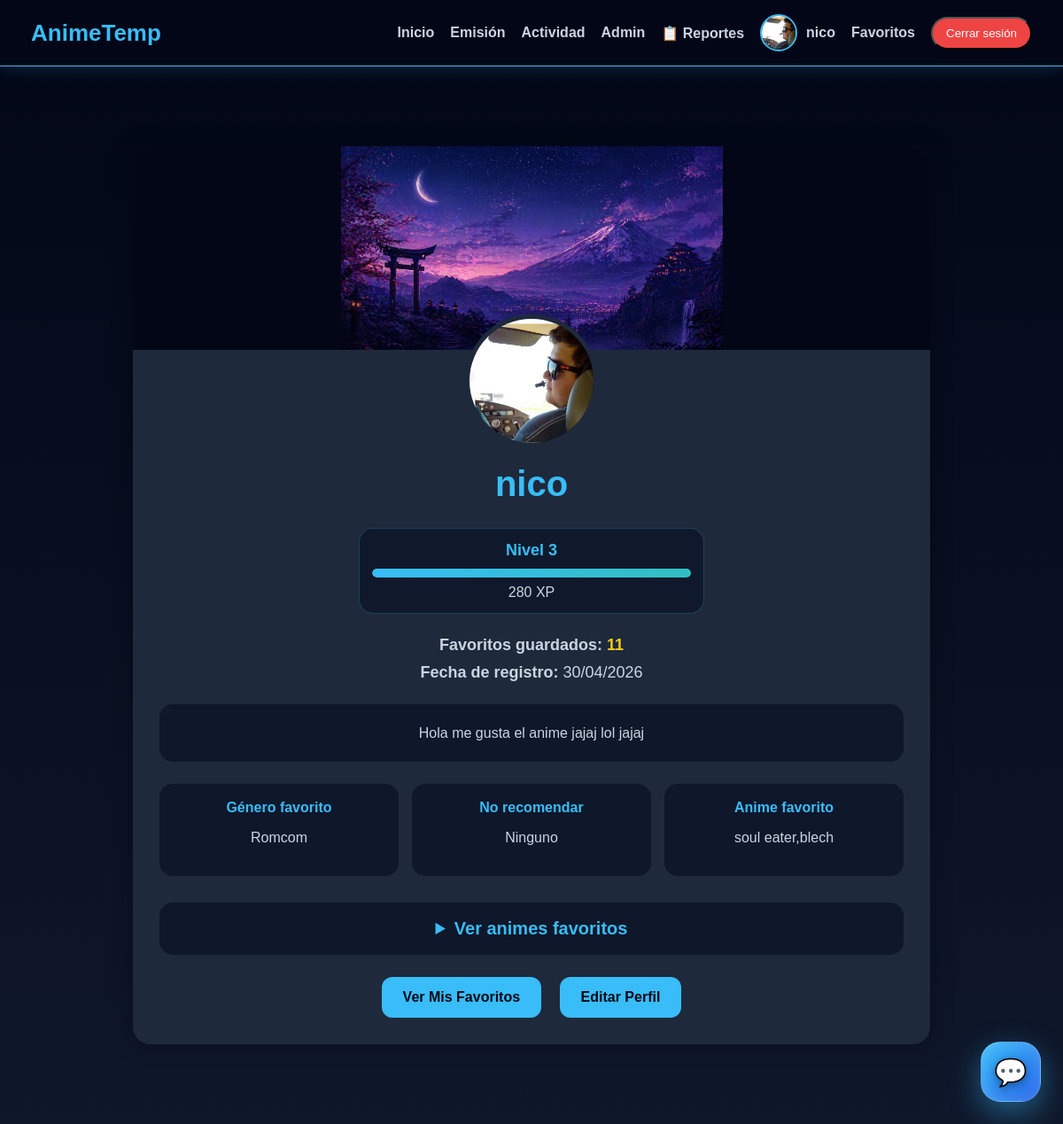
Page /perfil/ (signed in) on the committed database.
### catalogo/models.py (models this page shows, shortened)
class PerfilUsuario(models.Model):
    usuario = models.OneToOneField(User, on_delete=models.CASCADE)
    ROLES_NEXUS = [
    ("usuario", "Usuario"),
    ("vip", "VIP"),
    ("helper", "Helper"),
    ("mod", "Moderador"),
    ("admin", "Admin"),
    ("owner", "Owner"),
   ]
    rol_nexus = models.CharField(
    max_length=20,
    choices=ROLES_NEXUS,
    default="usuario"
    )
    foto_perfil = models.ImageField(
        upload_to="perfiles/fotos/",
        blank=True,
        null=True
    )
    fondo_perfil = models.ImageField(
        upload_to="perfiles/fondos/",
        blank=True,
        null=True
    )
    bio = models.TextField(blank=True, null=True)
    genero_favorito = models.CharField(
        max_length=100,
        blank=True,
        null=True
    )
    genero_no_recomendado = models.CharField(
        max_length=100,
        blank=True,
        null=True
    )
    anime_favorito = models.CharField(
        max_length=200,
        blank=True,
        null=True
    )
    experiencia = models.IntegerField(default=0)
    nivel = models.IntegerField(default=1)
    ultimo_online = models.DateTimeField(
    null=True,
    blank=True
    )

### catalogo/views.py (the view)
# urls.py: path('perfil/', views.perfil, name='perfil'),
@login_required
def perfil(request):
    favoritos = Favorito.objects.filter(usuario=request.user)
    favoritos_count = favoritos.count()
    perfil_usuario, creado = PerfilUsuario.objects.get_or_create(usuario=request.user)
    busqueda = request.GET.get("buscar", "")
    animes_disponibles = Anime.objects.exclude(favorito__usuario=request.user)
    if busqueda:
        animes_disponibles = animes_disponibles.filter(titulo__icontains=busqueda)
    animes_disponibles = animes_disponibles[:8]
    return render(
        request,
        "catalogo/perfil.html",
        {
            "favoritos_count": favoritos_count,
            "perfil_usuario": perfil_usuario,
            "favoritos": favoritos,
            "animes_disponibles": animes_disponibles,
            "busqueda": busqueda,
        },
    )

### catalogo/templates/catalogo/perfil.html (shortened to what this page needs)
{% extends 'catalogo/base.html' %}
{% block contenido %}
<div class="perfil-privado-wrapper">
    <div class="perfil-privado-banner"
     style="background-image: url('{% if perfil_usuario.fondo_perfil %}{{ perfil_usuario.fondo_perfil.url }}{% else %}https://images.unsplash.com/photo-1528164344705-47542687000d{% endif %}');">
    </div>
    <div class="perfil-privado-content">
        <img class="perfil-privado-avatar"
             src="{% if perfil_usuario.foto_perfil %}{{ perfil_usuario.foto_perfil.url }}{% else %}https://cdn-icons-png.flaticon.com/512/149/149071.png{% endif %}"
             alt="Foto de perfil">
        <h1>{{ user.username }}</h1>
        <div class="perfil-nivel-box">
        <strong>Nivel {{ perfil_usuario.nivel }}</strong>
        <div class="xp-barra">
        <div class="xp-progreso" style="width: {{ perfil_usuario.experiencia|add:'0' }}%;"></div>
        </div>
        <span>{{ perfil_usuario.experiencia }} XP</span>
        </div>
        <p class="perfil-privado-info">
            <strong>Favoritos guardados:</strong>
            <span class="perfil-privado-destacado">{{ favoritos_count }}</span>
        </p>
        <p class="perfil-privado-info">
            <strong>Fecha de registro:</strong> {{ user.date_joined|date:"d/m/Y" }}
        </p>
        <div class="perfil-privado-bio">
            {% if perfil_usuario.bio %}
                {{ perfil_usuario.bio }}
            {% else %}
                Todavía no agregaste una biografía.
            {% endif %}
        </div>
        <div class="perfil-privado-preferencias">
            <div class="perfil-privado-preferencia-card">
                <strong>Género favorito</strong>
                <p>{{ perfil_usuario.genero_favorito|default:"Aún no configurado" }}</p>
            </div>
            <div class="perfil-privado-preferencia-card">
                <strong>No recomendar</strong>
                <p>{{ perfil_usuario.genero_no_recomendado|default:"No definido" }}</p>
            </div>
            <div class="perfil-privado-preferencia-card">
                <strong>Anime favorito</strong>
                <p>{{ perfil_usuario.anime_favorito|default:"No definido" }}</p>
            </div>
        </div>
        <details class="perfil-privado-favoritos-box">
            <summary>Ver animes favoritos</summary>
        </details>
        <div class="perfil-privado-acciones">
            <a class="perfil-privado-btn" href="{% url 'favoritos' %}">
                Ver Mis Favoritos
            </a>
            <a class="perfil-privado-btn" href="{% url 'editar_perfil' %}">
                Editar Perfil
            </a>
        </div>
    </div>
</div>
{% endblock %}

### catalogo/templates/catalogo/base.html (shortened to what this page needs)
<!DOCTYPE html>
<html lang="es">
{% load static %}
<head>
    <link rel="stylesheet" href="{% static 'css/nexus.css' %}">
</head>
<body>
    <nav class="navbar">
    <div class="logo">
        <a href="{% url 'inicio' %}">AnimeTemp</a>
    </div>
    <div class="nav-links">
        <a href="{% url 'inicio' %}">Inicio</a>
        <a href="{% url 'emision' %}">Emisión</a>
        <a href="{% url 'actividad_social' %}">
         Actividad
        </a>
        {% if user.is_staff %}
            <a href="/admin/">Admin</a>
            <a href="{% url 'panel_reportes' %}">📋 Reportes</a>
        {% endif %}
        {% if user.is_authenticated %}
        <a href="{% url 'perfil' %}" class="perfil-link">
        {% if user.perfilusuario.foto_perfil %}
<img
    src="{{ user.perfilusuario.foto_perfil.url }}"
    alt="Perfil"
    class="perfil-img"
    onerror="this.src='https://cdn-icons-png.flaticon.com/512/149/149071.png'">
{% else %}
<img
    src="https://cdn-icons-png.flaticon.com/512/149/149071.png"
    alt="Perfil"
    class="perfil-img"
    onerror="this.src='https://cdn-icons-png.flaticon.com/512/149/149071.png'">
{% endif %}
         <span>{{ user.username }}</span>
        </a>
             <a href="{% url 'favoritos' %}">Favoritos</a>
             <form method="POST" action="{% url 'logout' %}" style="display:inline;">
               <button type="submit" class="logout-btn">
                 Cerrar sesión
                   </button>
                   </form>
         {% else %}
             <a href="{% url 'registro' %}">Registro</a>
             <a class="login-btn" href="{% url 'login' %}">Login</a>
        {% endif %}
        </div>
    </nav>
    <main class="main-content">
    {% block contenido %}
    {% endblock %}
    </main>
    {% if user.is_authenticated %}
    <div class="anime-panel-button" onclick="toggleAnimePanel()">
        <div class="nexus-icon">💬</div>
    </div>
    {% endif %}
</body>
</html>

### rows in the picture
PerfilUsuario: fondo_perfil (picture), foto_perfil (picture), nivel "3", experiencia "280", bio "Hola me gusta el anime jajaj lol jajaj", genero_favorito "Romcom", genero_no_recomendado "Ninguno", anime_favorito "soul eater,blech"

### other values in the picture
{{ user.username }} "nico"
{{ favoritos_count }} "11"
{{ user.date_joined|date:"d/m/Y" }} "30/04/2026"
